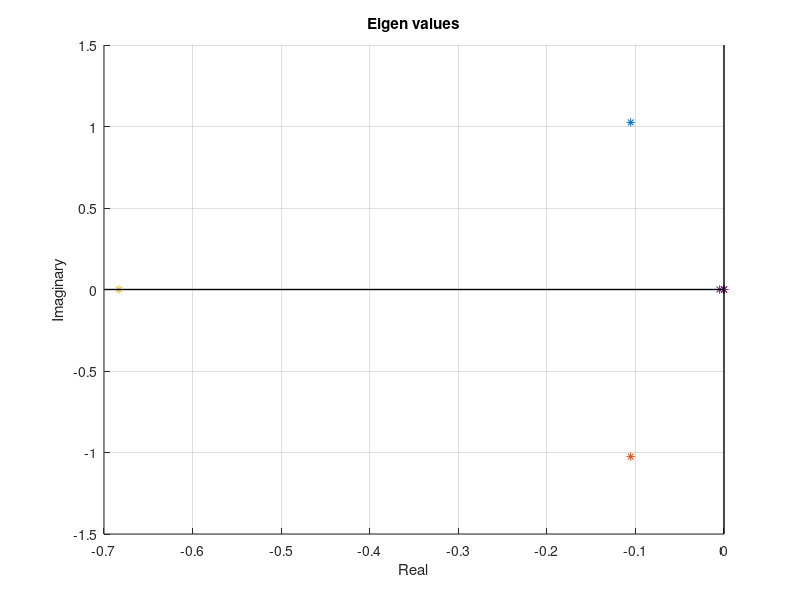

Write the MATLAB code that produced this figure. (Note: this script raises an error after producing the figure.)
%%%%%%%%%%%%%%%%%%%%%%%%%%%%%%%%%%%%%%%%%%%%%%%%%%%%%%%%%%%%%%%%%%%%%%%%%%%
% Author: Samuel Razumovskiy
% Date written: 11/14/19
% Date modified: 11/21/19
% 
% Purpose: Finding the eigenvalues of a 737 and observing its lateral 
% flight characteristics
%
%%%%%%%%%%%%%%%%%%%%%%%%%%%%%%%%%%%%%%%%%%%%%%%%%%%%%%%%%%%%%%%%%%%%%%%%%%%

clear,clc,close all

%% Question 1
% Defining all the given parameters
exz = -6.8*pi/180;
Ix = 2.46767e7;
Iy = 4.488e7;
Iz = 6.7384e7;
Izx = 1.315e6;
m = 6.366e5*4.448/9.81;
u0 = 157.9;
S = 5500*0.3048^2;
b = 195.68*0.3048;
c = 27.31*0.3048;
g = 9.81;
rho = 0.66011;

Ixs = Ix*cos(exz)^2+Iz*sin(exz)^2+Izx*sin(2*exz);
Izs = Ix*sin(exz)^2+Iz*cos(exz)^2-Izx*sin(2*exz);
Izxs = -.5*(Ix-Iz)*sin(2*exz)-Izx*sin(sin(exz)^2-cos(exz)^2);

% Making a matrix of the coefficients
Coeff = [-0.8771, -0.2797,   0.1946;...
               0, -0.3295, -0.04073;...
               0,   0.304,  -0.2737];

% Making a matrix of the conversion factors
Conv = [1/2*rho*u0*S,1/2*rho*u0*b*S,1/2*rho*u0*b*S;...
    1/4*rho*u0*b*S,1/4*rho*u0*b^2*S,1/4*rho*u0*b^2*S;...
    1/4*rho*u0*b*S,1/4*rho*u0*b^2*S,1/4*rho*u0*b^2*S];

Dim= Conv.*Coeff;

% Dimensionalized stability derivatives
Yv = Dim(1,1); Lv = Dim(1,2); Nv = Dim(1,3);
Yp = Dim(2,1); Lp = Dim(2,2); Np = Dim(2,3);
Yr = Dim(3,1); Lr = Dim(3,2); Nr = Dim(3,3);

% Converting the Stability derivatives to Stability frame
Yvp = Yv;
Ypp = Yp*cos(exz)-Yr*sin(exz);
Yrp = Yr*cos(exz)+Yp*sin(exz);
Lvp = Lv*cos(exz)-Nv*sin(exz);
Lpp = Lp*cos(exz)^2-(Lr+Np)*sin(exz)*cos(exz)+Nr*sin(exz)^2;
Lrp = Lr*cos(exz)^2-(Nr-Lp)*sin(exz)*cos(exz)-Np*sin(exz)^2;
Nvp = Nv*cos(exz)+Lv*sin(exz);
Npp = Np*cos(exz)^2-(Nr-Lp)*sin(exz)*cos(exz)-Lr*sin(exz)^2;
Nrp = Nr*cos(exz)^2+(Lr+Np)*sin(exz)*cos(exz)+Lp*sin(exz)^2;

%% Question 2
Ixp = (Ixs*Izs-Izxs^2)/Izs;
Izp = (Ixs*Izs-Izxs^2)/Ixs;
Izxp = Izxs/(Ixs*Izs-Izxs^2);

% A matrix
A = [        Yvp/m,          Ypp/m,        Yr/m-u0, g;...
    Lvp/Ixp+Izxp*Nvp, Lpp/Ixp+Izxp*Npp, Lrp/Ixp+Izxp*Nrp, 0;...
    Izxp*Lvp+Nvp/Izp, Izxp*Lpp+Npp/Izp, Izxp*Lrp+Nrp/Izp, 0;...
                 0,              1,              0, 0];

%% Question 3
[V,D] = eig(A);

Re = real(D);
Im = imag(D);
figure
hold on
grid on
plot(Re,Im,'*')
title('Eigen values')
xlabel('Real')
ylabel('Imaginary')
line(xlim(), [0,0], 'LineWidth', 1, 'Color', 'k');
line([0,0], ylim(), 'LineWidth', 1, 'Color', 'k');

tau = -1./Re;

% Dutch roll Damping and Natural frequency
z = sqrt(1/(1+(Im(1)/Re(1))^2));
wn= -Re(1)/z;
% All Stable

%% Question 4
% Approximated eigenvalues for Dutch Roll
approx = roots([1,-(A(1)+A(3,3)), A(1)*A(3,3)+u0*A(3,1)]);
diffRe = abs((Re(1)-real(approx(1)))/Re(1))*100;
diffIm = abs((Im(1)-imag(approx(1)))/Im(1))*100;
fprintf('Relative error of the real parts = %.3f%%\n',diffRe)
fprintf('Relative error of the Imaginary parts = %.3f%%\n\n',diffIm)

%% Question 5
close all

dv =  [0,10,    0, -1.8563,  2.9477];
dp =  [0, 0, 0.15, -0.4185, -0.0063];
dr =  [0, 0,    0,  0.0311,  0.0758];
dphi= [0, 0,    0,  0.6148,  1.2431];

changes = [dv',dp',dr',dphi'];
names = ["Steady State","Case 1","Case 2","Case 3","Case 4"];


for i = 1:5
    CH = changes(i,:);
    tspan = [0 80];
    
    pos_N = 0; pos_E = 0; pos_D = 0; % m E frame
    u = 0; v = CH(1); w = 0; % m/s B frame
    y_trans = [pos_N; pos_E; pos_D; u; v; w];
    
    psi = 0; theta = 0; phi = CH(4); % rad
    p = CH(2); q = 0; r = CH(3); % rad/s B frame
    y_rot = [psi; theta; phi; p; q; r];
    
    y = [y_trans;y_rot];
    opt = odeset('maxstep',1);
    
    [t,pos] = ode45(@(t,y)linearized_Aircraft_ODE(t,y,A),tspan,y,opt);
    
    figure
    sgtitle(names(i))
    subplot(2,2,1)
    plot(t,pos(:,5),'r')
    title("Problem 4 Rotational Rates")
    ylabel('\Delta v (m/s)')
    grid on
    
    subplot(2,2,2)
    plot(t,pos(:,10),'b')
    ylabel('\Delta p (rad/s)')
    grid on
    
    subplot(2,2,3)
    plot(t,pos(:,12),'g')
    ylabel('\Delta r (rad/s)')
    xlabel('Time (s)')
    grid on
    
    subplot(2,2,4)
    plot(t,pos(:,9).*180./pi,'r')
    title("Problem 4 Orientation")
    ylabel("\Delta \phi (deg)")
    grid on
    
end

%% Functions Called
% The following functions were built and called as part of this assignment.
%
% <include>linearized_Aircraft_ODE.m</include>



